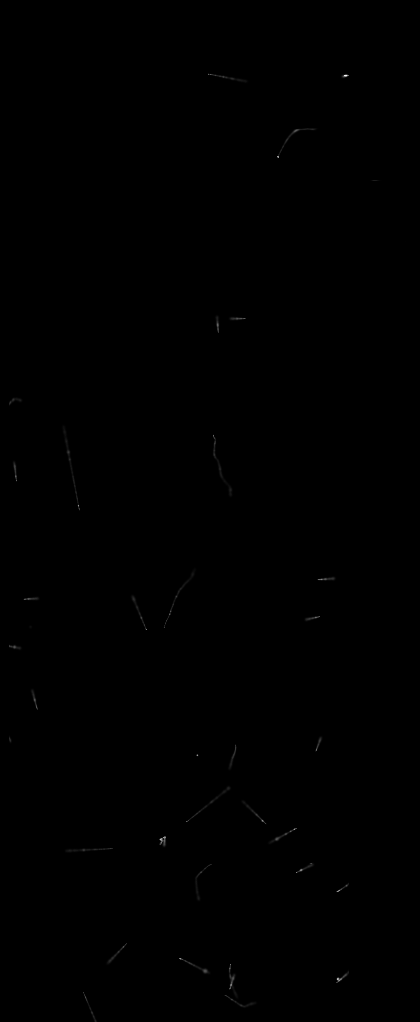
#> input picture images/CONNIE/RUNID_116/cal_11_2_v2_proc_runID116_skp_NSAMP400_EXP0_img1_2522.fits, 420 x 1022 px
$ jupyter execute --allow-errors Catalogo_Muones_NSAMP400.ipynb
#> lines starting #> are read from the running program, lines starting #| are printed output that depends on the picture; after the words box and inside, x2 and y2 are one past the last pixel; in counts of white or black regions, pixels touching at a corner belong together
### Catalogo_Eventos/CONNIE/functions_CONNIE.py
import matplotlib as mpl
from mpl_toolkits.axes_grid1 import make_axes_locatable
import numpy as np
import numpy.ma as ma
import pandas as pd
import skimage as sk
import scipy.ndimage as nd
import scipy.ndimage as ndimage

# from ROOT import TF1, TH1F, Fit, TCanvas, gStyle
from ROOT import TMath, TF1, TH1F, TH2F, TCanvas, gStyle, TProfile, TGraphErrors


def event_DataFrame(dataCal, label_img, nlabels_img, prop, header, extension, unidades) -> pd.DataFrame:
    list_Runid = []
    list_ext = []
    list_Matrix_Slice_Event = []
    list_Size_Matrix_Event = []
    list_n_events = []

    #Listas a mano
    list_event_size = []
    list_charge = []
    list_mean_charge = []
    list_Barycenter= []
    list_Barycenter_charge = []
    list_n_events = []

    list_event_size_sk = []
    list_mean_charge_sk = []
    list_Barycenter_sk= []
    list_Barycenter_charge_sk = []
    list_n_events_sk = []

    extra = 0
    # data = hdu_list[extension-1].data
    Runid = str(int(header['RUNID']))

    fondo_mask = np.invert(label_img==0)
    fondo = ma.masked_array(dataCal,fondo_mask)
    # print(fondo)
    valor_promedio_fondo = fondo.data.mean()

    for i in range(0,nlabels_img):
        list_n_events.append(i+1)

    for event in range(1, nlabels_img + 1):
        mask = np.invert(label_img == event)
        loc = nd.find_objects(label_img == event)[0]

        data_maskEvent = np.ma.masked_array(dataCal[loc[0].start:loc[0].stop, loc[1].start:loc[1].stop],
                                            mask[loc[0].start:loc[0].stop, loc[1].start:loc[1].stop])

        if len(data_maskEvent)<1:
            list_Size_Matrix_Event.append('NaN')

        else:

            ## Número de imagen
            list_Runid.append(Runid)

            ## Número de Extensión
            list_ext.append(extension)

            ## Lista de Coordenadas de cada evento
            list_Size_Matrix_Event.append(str(data_maskEvent.shape[1])+'x'+str(data_maskEvent.shape[0])) ## La dimensión de la matriz del evento en pixeles

            event_size = 0

            # Obtiene los pixeles que componen al evento
            num_pixels = prop[event-1].num_pixels
            list_event_size_sk.append(num_pixels)

            # Obtiene la carga total del evento en electrones
            charge = data_maskEvent.sum()
            list_charge.append(charge)

            # Carga promedio en electrones
            mean_ch = prop[event-1].intensity_mean
            list_mean_charge_sk.append(round(mean_ch,3))


            ## Baricentro (con skmeasure)
            coordY_centerCharge, coordX_centerCharge = round(prop[event-1].centroid_local[0],4), round(prop[event-1].centroid_local[1],4)
            list_coordCenterCharge = [coordX_centerCharge, coordY_centerCharge]
            # print('Barycenter: ', prop[n_label-1].centroid_local)
            list_Barycenter_sk.append(list_coordCenterCharge)
            # print(centerMass)


            ## Carga del Baricentro (con skmeasure)
            BarycenterChage = prop[event-1].centroid_weighted_local
            # if BarycenterChage:
            list_Barycenter_charge_sk.append(BarycenterChage)
            # [6 lines of commented-out code are left out]
    print('Events: '+ str(list_n_events[-1]))

    RunidFrame = pd.DataFrame(list_Runid, columns = ['Image ID'])
    ExtensionFrame = pd.DataFrame(list_ext, columns = ['Extension'])
    Event_IDFrame= pd.DataFrame(list_n_events, columns = ['Event ID'])
    Matrix_Size_EventFrame = pd.DataFrame(list_Size_Matrix_Event, columns = ['Matrix Size (px)'])
    EventSK_SizeFrame = pd.DataFrame(list_event_size_sk, columns = ['Event Size (px)'])


    if unidades == 0:
        ChargeFrame = pd.DataFrame(list_charge, columns = ['Total Charge (ADUs)'])
        MeanChargeSKFrame = pd.DataFrame(list_mean_charge_sk, columns = ['Mean Charge (ADUs)'])
        totalFrame = pd.concat([Event_IDFrame, RunidFrame, ExtensionFrame, Matrix_Size_EventFrame, EventSK_SizeFrame, ChargeFrame, MeanChargeSKFrame], axis = 1 )

        totalFrame['Barycenter (px)'] = pd.Series(list_Barycenter_sk)

        # totalFrame["Barycenter Charge (keV)"]=pd.Series(list_Barycenter_charge)
        # totalFrame["Barycenter Charge SK (e-)"]=pd.Series(list_Barycenter_charge_sk)
        TF = totalFrame.set_index('Event ID')

    elif unidades == 1:
        ChargeFrame = pd.DataFrame(list_charge, columns = ['Total Charge (e-)'])
        MeanChargeSKFrame = pd.DataFrame(list_mean_charge_sk, columns = ['Mean Charge (e-)'])
        totalFrame = pd.concat([Event_IDFrame, RunidFrame, ExtensionFrame, Matrix_Size_EventFrame, EventSK_SizeFrame, ChargeFrame, MeanChargeSKFrame], axis = 1 )

        totalFrame['Barycenter (px)'] = pd.Series(list_Barycenter_sk)

        # totalFrame["Barycenter Charge (keV)"]=pd.Series(list_Barycenter_charge)
        # totalFrame["Barycenter Charge SK (e-)"]=pd.Series(list_Barycenter_charge_sk)
        TF = totalFrame.set_index('Event ID')

    elif unidades == 2:
        ChargeFrame = pd.DataFrame(list_charge, columns = ['Total Charge (KeV)'])
        MeanChargeSKFrame = pd.DataFrame(list_mean_charge_sk, columns = ['Mean Charge (KeV)'])
        totalFrame = pd.concat([Event_IDFrame, RunidFrame, ExtensionFrame, Matrix_Size_EventFrame, EventSK_SizeFrame, ChargeFrame, MeanChargeSKFrame], axis = 1 )

        totalFrame['Barycenter (px)'] = pd.Series(list_Barycenter_sk)

        # totalFrame["Barycenter Charge (keV)"]=pd.Series(list_Barycenter_charge)
        # totalFrame["Barycenter Charge SK (e-)"]=pd.Series(list_Barycenter_charge_sk)
        TF = totalFrame.set_index('Event ID')

    return TF

# [660 lines left out: functions phi_angle_ROOT, phi_angle_pixels, pixel_rot, not called in this run]

def linear_fit(data_mask):
    NBX = data_mask.shape[1]
    NBY = data_mask.shape[0]
    flag_rot = False

    nbx = NBX
    lox = 0
    hix = data_mask.shape[1]

    nby = NBY
    loy = 0
    hiy = data_mask.shape[0]

    Qs = 0

    hist2d = TH2F("hist2d", "", nbx,lox,hix, nby,loy,hiy)
    for i in np.arange(0, nbx):
        for j in np.arange(0, nby):
            q = data_mask[j][i]
            if q != 0:
                Qs += q
                hist2d.SetBinContent(int(i+1),int(j+1), q)
            else:
                hist2d.SetBinContent(int(i+1),int(j+1), 0)

    fitline = TF1("fitline", "[0] + [1]*x",lox,hix)
    hist2d.Fit("fitline", "RNQ")

    ### ===== Parámetros del Ajuste ===== ###
    ordenada = fitline.GetParameters()[0]
    pendiente = fitline.GetParameters()[1]
    Chi_2 = fitline.GetChisquare()
    ### ================================== ###

    if Chi_2/Qs > 2:
        # print('Intenté el ajuste pero fallé.')
        flag_rot = True
        long_y = data_mask.shape[0] - 1

        data_mask_zeros = np.empty((NBX, NBY))
        # data_mask_rot[:] = np.nan
        data_mask_zeros[:] = 0

        angle_rot = TMath.Pi()/2

        for y_bin in range(0, NBY):
            for x_bin in range(0, NBX):
                if data_mask[y_bin][x_bin] != 0:
                    # nx, ny = pixel_rot(x_bin=x_bin, x0=0, y_bin=y_bin, y0=0, theta= angle_rot)
                    data_mask_zeros[x_bin][long_y - y_bin] = data_mask[y_bin][x_bin]

        label_img, nlabels_img = sk.measure.label(data_mask_zeros > 0, connectivity=2, return_num=True)
        # loc_rot = ndimage.find_objects(label_img == 1)[0]
        mask_rot = np.invert(label_img==1)
        data_mask_rot = ma.masked_array(data_mask_zeros, mask_rot)


        NBX = data_mask_rot.shape[1]
        NBY = data_mask_rot.shape[0]

        nbx = NBX
        lox = 0
        hix = data_mask_rot.shape[1]

        nby = NBY
        loy = 0
        hiy = data_mask_rot.shape[0]

        Qs = 0

        hist2d_rot = TH2F("hist2d_rot", "", nbx,lox,hix, nby,loy,hiy)
        for j in range(0, nby):
            for i in range(0, nbx):
                q = data_mask_rot[j][i]
                if q != 0:
                    Qs += q
                    hist2d_rot.SetBinContent(int(i+1),int(j+1), q)
                else:
                    hist2d_rot.SetBinContent(int(i+1),int(j+1), 0)

        fitline = TF1("fitline", "[0] + [1]*x",lox,hix)
        hist2d_rot.Fit("fitline", "RNQ")

        ### ===== Parámetros del Ajuste ===== ###
        ordenada = fitline.GetParameters()[0]
        pendiente = fitline.GetParameters()[1]
        Chi_2 = fitline.GetChisquare()
        data_mask = data_mask_rot
        # print('Ord: ', ordenada, 'Pend: ', pendiente, 'Chi2: ', Chi_2/Qs, 'flag_rot: ', flag_rot)
        ### ================================== ###

    return ordenada, pendiente, Chi_2/Qs, flag_rot, data_mask

def muon_filter(dataCal, label_img, nlabels_img, prop, Solidit, Elipticity, dedl_min):
    CCD_depth = 725 ## micras
    px_to_micras = 15 ## micras
    px_to_cm = 0.0015 ## cm/px
    micra_to_cm = 1 / 10000 ## micras/cm

    list_Muon_labels = []
    list_DeltaEL = []
    list_DeltaL = []
    list_charge = []
    list_theta = []
    list_phi = []
    list_elip = []
    list_sold = []
    list_datamasked = []

    list_charge_all_events = []
    list_elip_all_events = []
    list_sol_all_events = []

    for event in range(1, nlabels_img):
        mask = np.invert(label_img == event)
        loc = ndimage.find_objects(label_img == event)[0]

        data_maskEvent = ma.masked_array(dataCal[loc[0].start:loc[0].stop, loc[1].start:loc[1].stop],
                                            mask[loc[0].start:loc[0].stop, loc[1].start:loc[1].stop])

        coordX_centerCharge = round(ndimage.center_of_mass(data_maskEvent)[1])
        coordY_centerCharge = round(ndimage.center_of_mass(data_maskEvent)[0])

        coordY_centerCharge, coordX_centerCharge = int(prop[event-1].centroid_local[0]), int(prop[event-1].centroid_local[1])
        # print(type(coordY_centerCharge))
        # MaxValue_Event = data_maskEvent.max()
        MinValue_Event = data_maskEvent.min()
        MeanValue_Event = data_maskEvent.mean()
        # MeanValue_Event = (MaxValue_Event - MinValue_Event)/2
        Barycentercharge = data_maskEvent[coordY_centerCharge, coordX_centerCharge]

        try:
            differval = abs(Barycentercharge - MinValue_Event)
        except:
            differval = 0

        ## Aquí se obtiene los radios de la elipse del cluster
        rM = prop[event-1].axis_major_length / 2
        rm = prop[event-1].axis_minor_length / 2

        ## Tensor de inercia ##
        # inercia_tensor = prop[event-1].inertia_tensor
        # non_diag_inercia_tensor = inercia_tensor[0][1]

        ## Aquí se calcula la elipcidad del cluster ##
        try:
            elip = (rM - rm) / rM
        except:
            elip = 0


        ## Aquí se obtiene el solidity del cluster
        Solidity = prop[event-1].solidity


        ## Aquí se obtiene las medidas de la matriz que contiene al cluster
        miny, minx, maxy, maxx = prop[event-1].bbox
        Longitud_y, Longitud_x = maxy - miny , maxx - minx # px


        ## Aquí se calcula la diagonal en el plano XY
        Diagonal_lenght= np.sqrt(Longitud_x**2 + Longitud_y**2) - np.sqrt(2) # px


        ## Aquí se calcula el Delta L del muon
        Delta_L = np.sqrt( (Diagonal_lenght * px_to_micras)**2 + (CCD_depth)**2) * micra_to_cm # cm


        ## Aquí se calcula la carga total del cluster
        charge = data_maskEvent.sum()

        ## Aquí comienza el filtro de muones
        if rM == 0 or rm == 0:
            list_charge_all_events.append(charge)
            list_sol_all_events.append(Solidity)
            list_elip_all_events.append(elip)
            continue

        elif maxx - minx <= 3:
            list_charge_all_events.append(charge)
            list_sol_all_events.append(Solidity)
            list_elip_all_events.append(elip)
            continue

        elif maxy - miny <= 3:
            list_charge_all_events.append(charge)
            list_sol_all_events.append(Solidity)
            list_elip_all_events.append(elip)
            continue

        elif not Barycentercharge:
            list_charge_all_events.append(charge)
            list_sol_all_events.append(Solidity)
            list_elip_all_events.append(elip)
            continue

        elif differval < MeanValue_Event:
            continue

        elif  Solidity < Solidit:
            list_charge_all_events.append(charge)
            list_sol_all_events.append(Solidity)
            list_elip_all_events.append(elip)
            continue

        elif elip < Elipticity:
            list_charge_all_events.append(charge)
            list_sol_all_events.append(Solidity)
            list_elip_all_events.append(elip)
            continue

        elif  elip >= Elipticity :
            # charge = data_maskEvent.sum()

            # if charge > 100:
            Delta_EL = (charge)/ (Delta_L)

            if Delta_EL < dedl_min:
                list_charge_all_events.append(charge)
                list_sol_all_events.append(Solidity)
                list_elip_all_events.append(elip)
                continue


            # print('Estoy por entrar a linear_fit')
            ord, pend, chi2_Qs, flag_rot, data_mask = linear_fit(data_mask=data_maskEvent)
            # print('Ord: ', ord, 'Pend: ', pend, 'Chi2: ', chi2_Qs, 'flag_rot: ', flag_rot)

            if chi2_Qs > 2:
                list_charge_all_events.append(charge)
                list_sol_all_events.append(Solidity)
                list_elip_all_events.append(elip)
                continue

            #### ======================== CÁLCULO DEL ÁNGULO THETA ============================ ###
            #### ---------  Se toma que TODOS los muones atravezaron por completo la CCD ------ ###
            theta = np.arctan((Diagonal_lenght * px_to_cm)/(CCD_depth * micra_to_cm))

            ### ============ CÁLCULO DEL ÁNGULO PHI (pixels) ===================== ###
            try:
                # print('Phi angle function')
                phi = phi_angle_pixels(data_mask, pend, flag_rot)

            except:
                phi = -4

            if phi < 0:
                continue

            list_phi.append(phi)
            list_DeltaL.append(Delta_L)
            list_DeltaEL.append(Delta_EL)
            list_charge.append(charge)
            list_theta.append(theta)
            list_elip.append(elip)
            list_sold.append(Solidity)
            list_datamasked.append(data_maskEvent)

            list_Muon_labels.append(event)

    dict_lists = {"muons" : {"l": list_DeltaL, "dedl" : list_DeltaEL, "charge_muons" : list_charge, "theta": list_theta,
                             "phi": list_phi, "elip": list_elip, "sol": list_sold, "image" : list_datamasked,
                             "label" : list_Muon_labels},

                 "non_muons" : {"charge": list_charge_all_events, "elip": list_elip_all_events, "sol": list_sol_all_events}}

    return dict_lists

# [182 lines left out: functions muon_straight_filter, DataFrame_muons, all_cluster, DataFrame_allclusters, not called in this run]

### ===================

### Catalogo_Eventos/CONNIE/Catalogo_Muones_NSAMP400.ipynb
[cell 1]
import matplotlib.pyplot as plt
import matplotlib
import math
from astropy.io import fits
import numpy as np
import pandas as pd
# import cv2
import skimage as sk
import scipy.ndimage as nd
from functions_CONNIE import *

# from ROOT import *

def gaussian(x, a, mean, sigma):
    return a * np.exp(-((x - mean)**2 / (2 * sigma**2)))

# def Gaussian2(x,m1,s1,g1,a1, m2, s2, g2, a2): #data, mean, sigma, gain, height1, heigth2
#     return a1*np.exp(-1/2*((x-m1-g1)/s1)**2) + a2*np.exp(-1/2*((x-m2-g2)/s2)**2)

def Gaussian2(x,m,s,g,a1,a2): #data, mean, sigma, gain, height1, heigth2
    return a1*np.exp(-1/2*((x-m)/s)**2)+a2*np.exp(-1/2*((x-m-g)/s)**2)

[cell 2]
plt.rcParams.update({
    "image.origin": "lower",
    "image.aspect": 1,
    #"text.usetex": True,
    "grid.alpha": .5,
    "axes.linewidth": 3,
    "lines.linewidth" : 1,
    "font.size":    15.0,
    "xaxis.labellocation": 'right',  # alignment of the xaxis label: {left, right, center}
    "yaxis.labellocation": 'top',  # alignment of the yaxis label: {bottom, top, center}
    "xtick.top":           True ,  # draw ticks on the top side
    "xtick.major.size":    8    ,# major tick size in points
    "xtick.minor.size":    4      ,# minor tick size in points
    "xtick.direction":     'in',
    "xtick.minor.visible": True,
    "ytick.right":           True ,  # draw ticks on the top side
    "ytick.major.size":    8    ,# major tick size in points
    "ytick.minor.size":    4      ,# minor tick size in points
    "ytick.direction":     'in',
    "ytick.minor.visible": True,
    "ytick.major.width":   2   , # major tick width in points
    "ytick.minor.width":   1 ,
    "xtick.major.width":   2   , # major tick width in points
    "xtick.minor.width":   1 ,
    "legend.framealpha": 0 ,
    "legend.loc": 'best',

})

Colormap = 'jet'
ColorMap = Colormap

[cell 3]
path = '../../images/CONNIE/RUNID_116/cal_11_2_v2_proc_runID116_skp_NSAMP400_EXP0_img1_2522.fits'


hdu_list = fits.open(path)
#> hdu_list = 1 item
print(hdu_list.info())
#| Filename: ../../images/CONNIE/RUNID_116/cal_11_2_v2_proc_runID116_skp_NSAMP400_EXP0_img1_2522.fits
#| No.    Name      Ver    Type      Cards   Dimensions   Format
#|   0  PRIMARY       1 PrimaryHDU     173   (420, 1022)   float32
#| None
print('----------------')
hdu_list[0].header
plt.figure(figsize=(20,10))
# for i in range(4):
plt.subplot(2,2,1)
plt.imshow(hdu_list[0].data-np.median(hdu_list[0].data),vmin=0,vmax=1, cmap = Colormap)
plt.title('CHID '+str(0))
plt.ylabel('Y_pix')
plt.xlabel('X_pix')
plt.show()
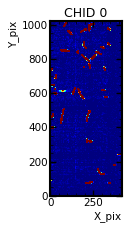
#> figure drawn by matplotlib, 1 panel

[cell 4]
path.split('/')[-1].split('_')[-2].split('g')[-1]

[cell 5]
# Overscan = hdu_list[0].data[:, 350:]
# active_area = hdu_list[0].data[:600, :]
active_area = hdu_list[0].data[:, :]

header = hdu_list[0].header


fig, axs = plt.subplots(1,1, figsize=[10,15])
# oScan_mask=sk.measure.label(Overscan>=np.max(Overscan) , connectivity=2)
# oScan=ma.masked_array(Overscan,mask=(oScan_mask>0))
axs.imshow(active_area, origin='lower', vmin = 10, vmax = 1000,  cmap = Colormap)
axs.set_title('Active area')

# [14 lines of commented-out code are left out]

plt.show()

[cell 6]
header

## Creación del DataFrame

[cell 7]
sigma_eletrons = header['RD_NOISE']
#> sigma_eletrons = 0.146
min_energy_for_label = 5 * sigma_eletrons
#> min_energy_for_label = 0.73
label_img, nlabels_img = sk.measure.label(active_area > min_energy_for_label, connectivity=2, return_num=True)
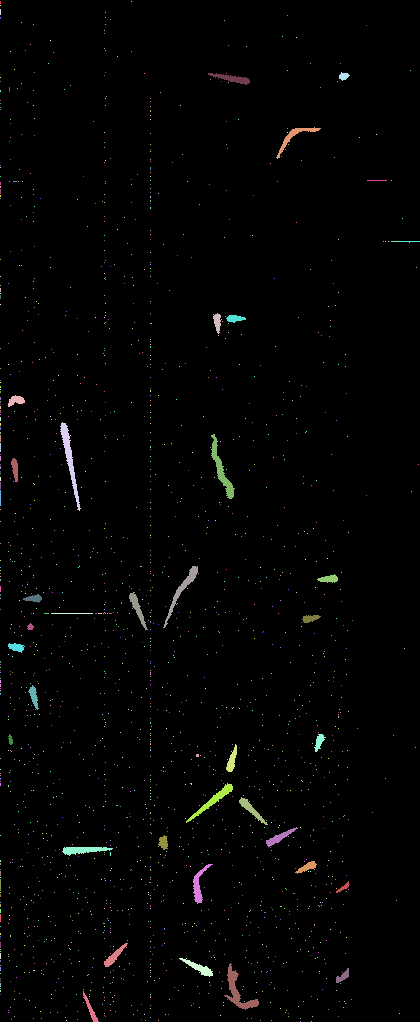
#> label_img: shape (1022, 420) int32; 1847 distinct labels, from 0 to 1846; one colour per label, 0 black
#> nlabels_img = 1846
prop = sk.measure.regionprops(label_img, active_area)
#> prop = 1846 regions; largest, box (x1, y1, x2, y2) and area: (60, 422, 81, 511) 457, (224, 963, 259, 1010) 450, (211, 434, 235, 499) 417, (163, 566, 199, 628) 339, (186, 783, 233, 823) 321

# plt.imshow(label_img == nlabels_img, vmin=0, vmax=1)
TotalDataFrame = event_DataFrame(dataCal=active_area, label_img=label_img, nlabels_img =nlabels_img,
                                    prop=prop, header=header, extension=1, unidades = 2)
#> in event_DataFrame, `fondo_mask = np.invert(label_img==0)`:
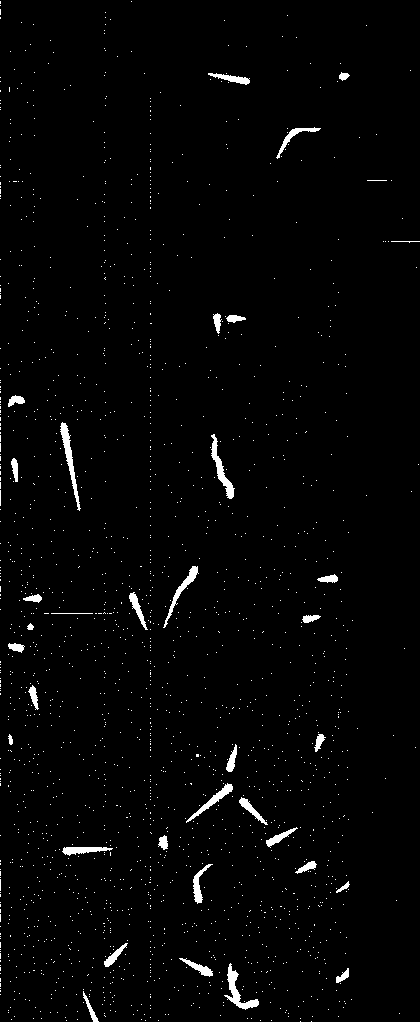
#> fondo_mask: shape (1022, 420) bool; 1.9% white; 1846 white regions (1810 under 20 px), largest, box (x1, y1, x2, y2) and area: (60, 422, 81, 511) 457, (224, 963, 259, 1010) 450, (211, 434, 235, 499) 417
#> in event_DataFrame, `valor_promedio_fondo = fondo.data.mean()`: valor_promedio_fondo = 5.72
#> (the rest of the program and of its run is left out)
